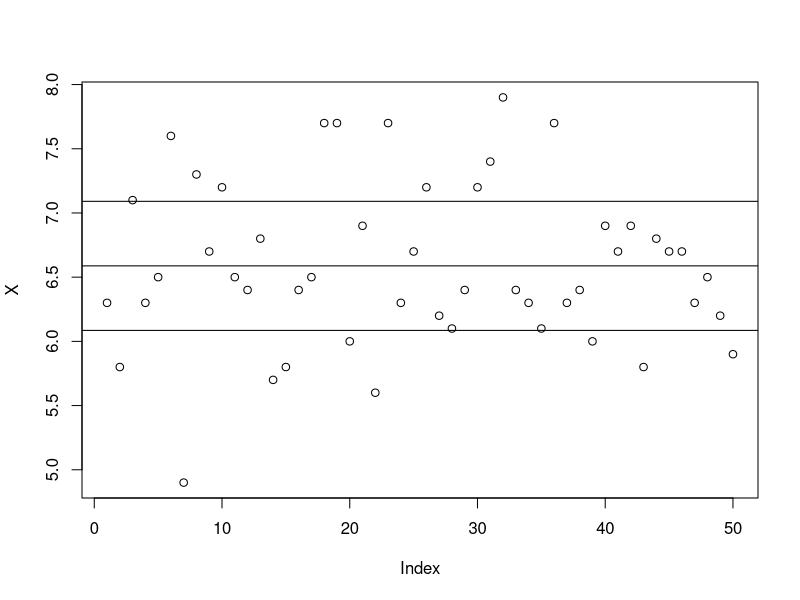

The R source for this figure: (Note: this script raises an error after producing the figure.)
help(iris)


X <- iris[iris$Species == "virginica", 1]
EX <- sum(X) / length(X)
paste0("mean: ", EX, " vs ", mean(X))

d<-  sapply(X,  FUN = function(val)  val - EX)

for(i in length(X)){
  abs(D <- X - EX)
  
}

Ed <- sum(d)/length(X)


D<- sapply(X,  FUN = function(val)  abs(val - EX))
ED<-sum(D)/length(X)  


#Plot
plot(X)
abline(a = EX, b = 0)
abline(a = EX + ED, b = 0)
abline(a = EX - ED, b = 0)



#Quartile
q1 <- Quantile.func(X, 1)
q2 <- Quantile.func(X, 2)
q3 <- Quantile.func(X, 1)

paste0("Q1=",q1," Q2=",q2," Q3=",q3)
quantile(X)
